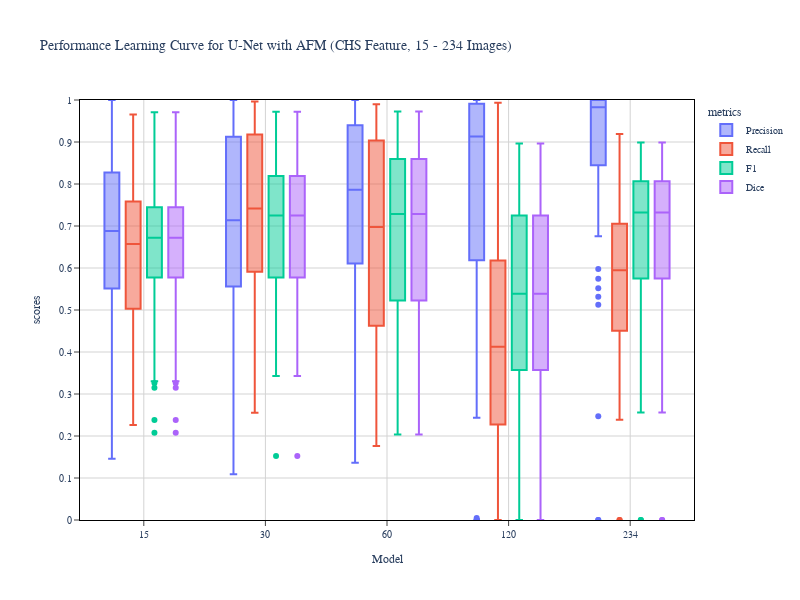

Here is the notebook cell this chart was saved with:
### Markdown cell above
#### Overall Learning Curve

### Code cell
fig1 = chart.box_plot(unet_afm_metrics_df, x='Model', y='scores', color = 'metrics',
                      width=800, height = 600,
                      title=title_chart)

### Figure 1 — Plotly figure (JSON) as saved in the notebook; plotly's stock layout.template omitted (floating-point values rounded to 4 significant figures; data arrays with more than 128 entries replaced by an {"elided": "..."} marker saying what was removed)
{"data": [{"alignmentgroup": "True", "hovertemplate": "metrics=Precision<br>Model=%{x}<br>scores=%{y}<extra></extra>", "legendgroup": "Precision", "marker": {"color": "#636EFA"}, "name": "Precision", "notched": false, "offsetgroup": "Precision", "orientation": "v", "showlegend": true, "type": "box", "x": {"elided": "415 str values"}, "x0": " ", "xaxis": "x", "y": {"elided": "415 float values"}, "y0": " ", "yaxis": "y"}, {"alignmentgroup": "True", "hovertemplate": "metrics=Recall<br>Model=%{x}<br>scores=%{y}<extra></extra>", "legendgroup": "Recall", "marker": {"color": "#EF553B"}, "name": "Recall", "notched": false, "offsetgroup": "Recall", "orientation": "v", "showlegend": true, "type": "box", "x": {"elided": "415 str values"}, "x0": " ", "xaxis": "x", "y": {"elided": "415 float values"}, "y0": " ", "yaxis": "y"}, {"alignmentgroup": "True", "hovertemplate": "metrics=F1<br>Model=%{x}<br>scores=%{y}<extra></extra>", "legendgroup": "F1", "marker": {"color": "#00CC96"}, "name": "F1", "notched": false, "offsetgroup": "F1", "orientation": "v", "showlegend": true, "type": "box", "x": {"elided": "415 str values"}, "x0": " ", "xaxis": "x", "y": {"elided": "415 float values"}, "y0": " ", "yaxis": "y"}, {"alignmentgroup": "True", "hovertemplate": "metrics=Dice<br>Model=%{x}<br>scores=%{y}<extra></extra>", "legendgroup": "Dice", "marker": {"color": "#AB63FA"}, "name": "Dice", "notched": false, "offsetgroup": "Dice", "orientation": "v", "showlegend": true, "type": "box", "x": {"elided": "415 str values"}, "x0": " ", "xaxis": "x", "y": {"elided": "415 float values"}, "y0": " ", "yaxis": "y"}], "layout": {"barmode": "group", "boxmode": "group", "font": {"family": "Arial", "size": 10}, "height": 600, "legend": {"title": {"text": "metrics"}, "tracegroupgap": 0}, "plot_bgcolor": "white", "title": {"font": {"family": "Arial"}, "text": "Performance Learning Curve for U-Net with AFM (CHS Feature, 15 - 234 Images)"}, "width": 800, "xaxis": {"anchor": "y", "domain": [0, 1], "gridcolor": "lightgrey", "linecolor": "black", "mirror": true, "showline": true, "ticks": "outside", "title": {"text": "Model"}}, "yaxis": {"anchor": "x", "domain": [0, 1], "dtick": 0.1, "gridcolor": "lightgrey", "linecolor": "black", "mirror": true, "range": [0, 1], "showline": true, "tick0": 0, "ticks": "outside", "title": {"text": "scores"}}}}
